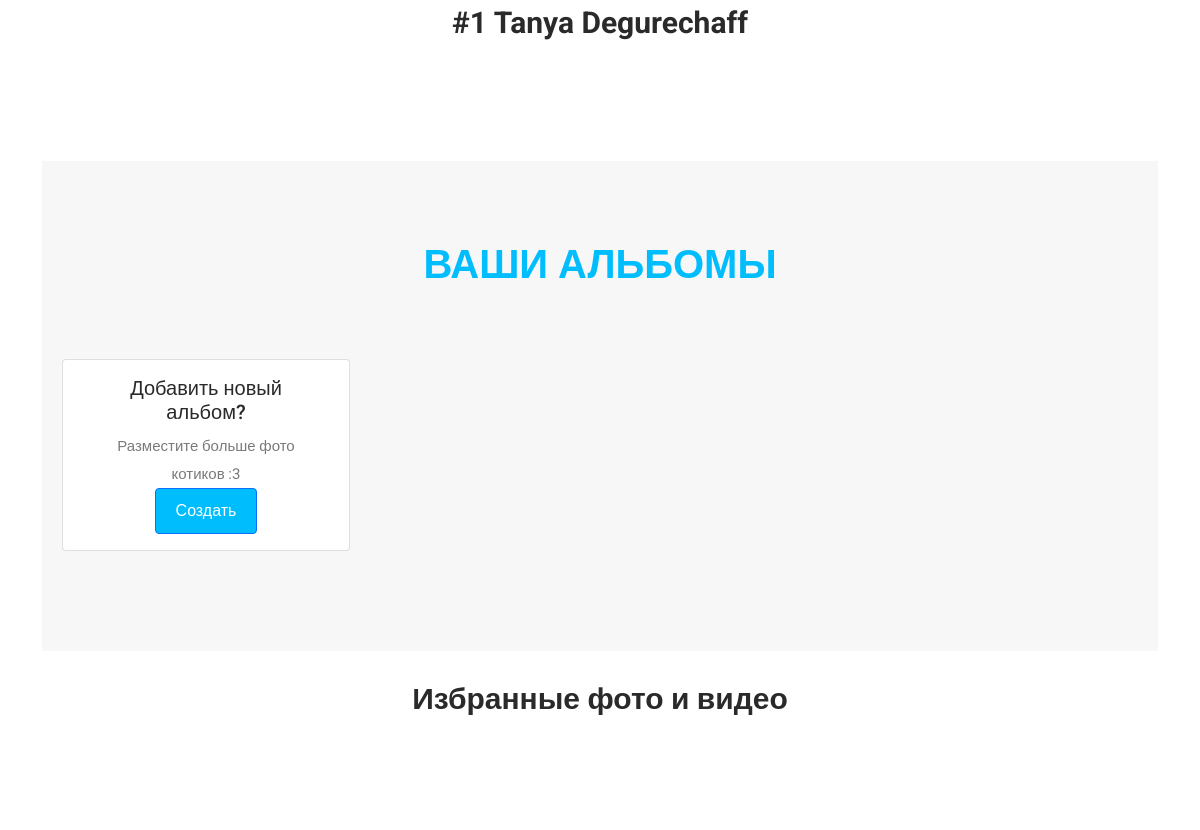
Before: /user/ (signed in, middle part) with the older database file.
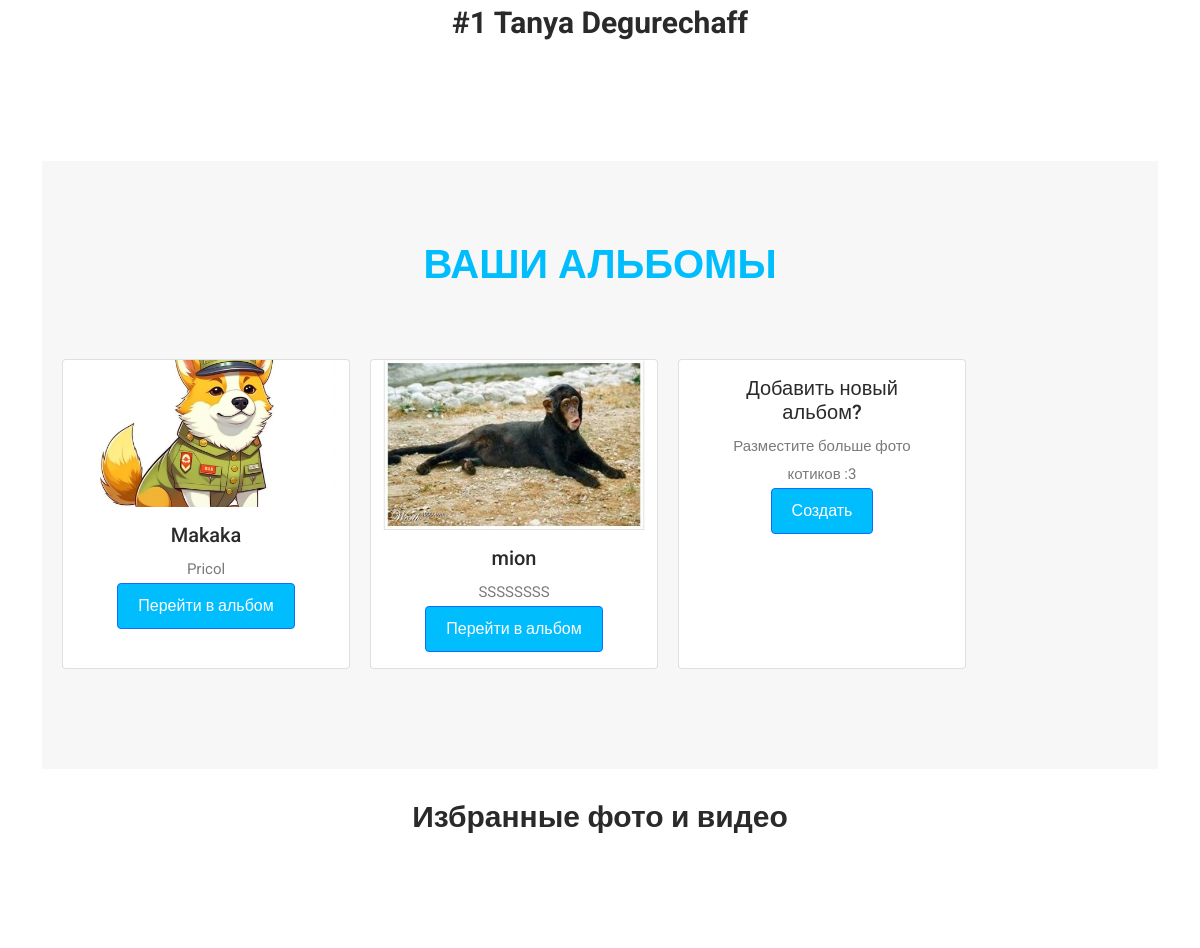
After: the same page with the newer database file.
### base/models.py (models this page shows, shortened)
class Album(models.Model):
    name = models.CharField(max_length=200)
    author = models.ForeignKey(User, on_delete=models.CASCADE)
    description = models.CharField(max_length=1500)
    photoes = models.ManyToManyField(Photo, related_name="+")
    resize = models.ImageField(upload_to='resize/', blank=True, null=True)

### base/views.py (the view)
# urls.py: path('user/', views.user, name="user"),
def user(request):
    owner = None
    if 'id' in request.session:
        p = True
        id_per = int(request.session['id'])
        owner = User.objects.get(id=id_per)
    else:
        p = False
        owner = User.objects.get(username="test")
        return redirect('/')
    albums = Album.objects.all()
    form = AlbumForm()
    photo = Photo.objects.filter(isopen=True)
    user = User.objects.all()
    close_photo = Photo.objects.filter(isopen=False)
    context = { 'close_photo': close_photo,
                'user': user,
                'owner':owner,
                'form' : form,
                "photo" : photo,
                'albums': albums,
                "p": p
            }
    return render(request, 'base/users.html', context)

### base/templates/base/users.html (shortened to what this page needs)
{% extends 'main.html' %}
{% load static %}
{% block content %}
<body>
  <div class="user-info">
    <div class="container">
      <div class="row">
        <div class="col-lg-12">
          <div class="avatar">
            <h4>#{{owner.id}}   {{owner.username}}</h4>
          </div>
        </div>
  </div>
  <section class="portfolio">
    <div class="container">
      <div class="row">
        <div class="section-heading text-center">
          <h6 style="font-size: 30pt; font-weight: bold;">Ваши альбомы</h6>
        </div>
        {% for i in albums %}
        <div class="card" style="width: 18rem; margin-left: 20px; margin-bottom: 20px;">
            <img src="{{i.resize.url}}" class="card-img-top" alt="...">
            <div class="card-body">
              <h5 class="card-title">{{i.name}}</h5>
              <p class="card-text">{{i.description}}</p>
              <a href="{% url 'album' i.id %}" class="btn btn-primary">Перейти в альбом</a>
            </div>
          </div>
        {% endfor %}
        <div class="card" style="width: 18rem; margin-left: 20px; margin-bottom: 20px;">
          <div class="card-body">
            <h5 class="card-title">Добавить новый альбом?</h5>
            <p class="card-text">Разместите больше фото котиков :3</p>
            <a id="modal_trigger" href="#modal" class="btn btn-primary">Создать</a>
          </div>
        </div>
      </div>
    </div>
  </section>
    <div style="margin-bottom: 20px;" class="container">
      <div class="row">
          <div class="col-lg-12">
            <h4>Избранные фото и видео</h4>
          </div>
        </div>
      </div>
    </div>
  </body>
  {% endblock content %}

Changed rows visible on the page:
added Album: resize (picture), name "Makaka", description "Pricol"
added Album: resize (picture), name "mion", description "SSSSSSSS"
